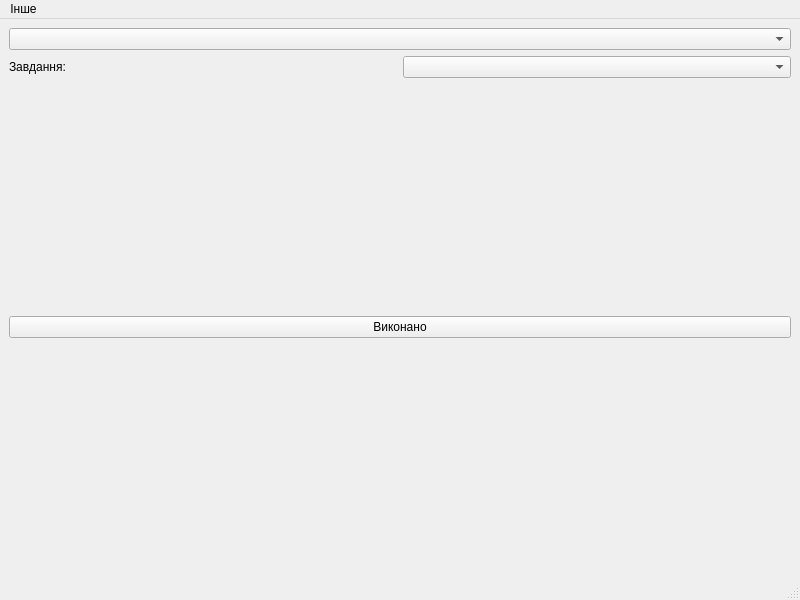
<?xml version="1.0" encoding="UTF-8"?>
<ui version="4.0">
 <class>MainWindow</class>
 <widget class="QMainWindow" name="MainWindow">
  <property name="geometry">
   <rect>
    <x>0</x>
    <y>0</y>
    <width>800</width>
    <height>600</height>
   </rect>
  </property>
  <property name="windowTitle">
   <string>По одному, будь ласка</string>
  </property>
  <widget class="QWidget" name="centralwidget">
   <layout class="QVBoxLayout" name="verticalLayout">
    <item>
     <widget class="QComboBox" name="threadBox"/>
    </item>
    <item>
     <layout class="QHBoxLayout" name="horizontalLayout">
      <item>
       <widget class="QLabel" name="label">
        <property name="text">
         <string>Завдання:</string>
        </property>
       </widget>
      </item>
      <item>
       <widget class="QComboBox" name="taskNameCb"/>
      </item>
     </layout>
    </item>
    <item>
     <widget class="QLabel" name="curentTaskDescLb">
      <property name="text">
       <string/>
      </property>
     </widget>
    </item>
    <item>
     <widget class="QPushButton" name="markAsDoneBtn">
      <property name="text">
       <string>Виконано</string>
      </property>
     </widget>
    </item>
    <item>
     <widget class="QLabel" name="charachterImgLabel">
      <property name="text">
       <string/>
      </property>
     </widget>
    </item>
   </layout>
  </widget>
  <widget class="QMenuBar" name="menubar">
   <property name="geometry">
    <rect>
     <x>0</x>
     <y>0</y>
     <width>800</width>
     <height>30</height>
    </rect>
   </property>
   <widget class="QMenu" name="menu">
    <property name="title">
     <string>Інше</string>
    </property>
    <widget class="QMenu" name="menu_2">
     <property name="title">
      <string>Нове</string>
     </property>
     <addaction name="NewTaskA"/>
     <addaction name="NewThreadA"/>
    </widget>
    <widget class="QMenu" name="menu_3">
     <property name="title">
      <string>Персонаж</string>
     </property>
     <addaction name="changeCharachterA"/>
    </widget>
    <widget class="QMenu" name="menu_4">
     <property name="title">
      <string>Помодоро</string>
     </property>
     <addaction name="startPomodoroA"/>
     <addaction name="editPomodoroA"/>
    </widget>
    <widget class="QMenu" name="menu_5">
     <property name="title">
      <string>Налаштування</string>
     </property>
     <addaction name="changeLangA"/>
     <addaction name="changeThemeA"/>
    </widget>
    <addaction name="menu_2"/>
    <addaction name="ViewTTA"/>
    <addaction name="menu_3"/>
    <addaction name="menu_4"/>
    <addaction name="menu_5"/>
   </widget>
   <addaction name="menu"/>
  </widget>
  <widget class="QStatusBar" name="statusbar"/>
  <action name="NewTaskA">
   <property name="text">
    <string>завдання</string>
   </property>
  </action>
  <action name="NewThreadA">
   <property name="text">
    <string>гілка</string>
   </property>
  </action>
  <action name="ViewTTA">
   <property name="text">
    <string>Переглянути завдання та гілки</string>
   </property>
  </action>
  <action name="action_6">
   <property name="text">
    <string>додати персонажа</string>
   </property>
  </action>
  <action name="changeCharachterA">
   <property name="text">
    <string>змінити персонажа</string>
   </property>
  </action>
  <action name="startPomodoroA">
   <property name="text">
    <string>Розпочати помодоро</string>
   </property>
  </action>
  <action name="editPomodoroA">
   <property name="text">
    <string>налаштуати помодоро</string>
   </property>
  </action>
  <action name="changeLangA">
   <property name="text">
    <string>Змінити мову</string>
   </property>
  </action>
  <action name="changeThemeA">
   <property name="text">
    <string>Змінити тему</string>
   </property>
  </action>
 </widget>
 <resources/>
 <connections/>
</ui>
